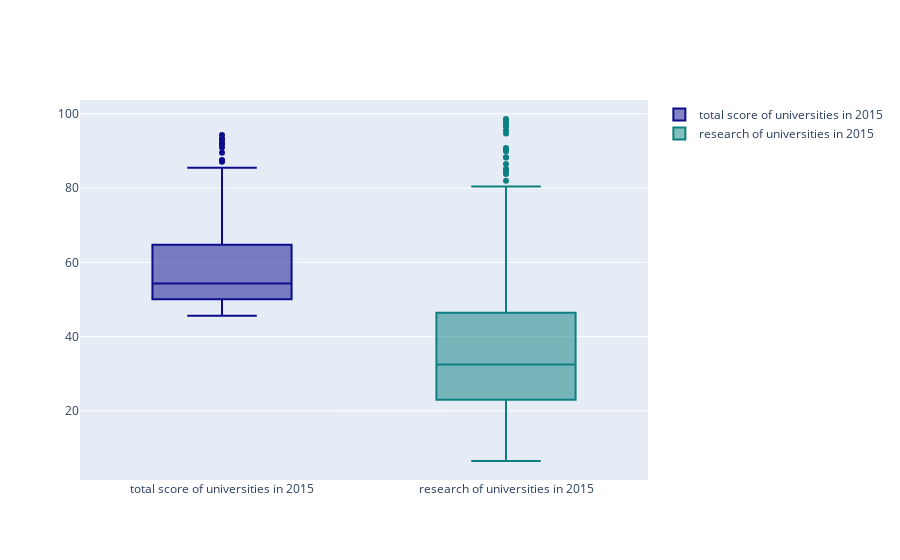

Source (notebook cell):
### Markdown cell above
# Box plot

### Code cell
x2015 = df[df.year==2015]

trace0 = go.Box(
                y=x2015.total_score,
                name='total score of universities in 2015',
                marker=dict(
                            color='rgb(12,12,140)'))
trace1 = go.Box(
                y=x2015.research,
                name='research of universities in 2015',
                marker=dict(
                            color='rgb(12,128,128)'))
data = [trace0, trace1]
iplot(data)

### Figure 1 — Plotly figure (JSON) as saved in the notebook; plotly's stock layout.template omitted (floating-point values rounded to 4 significant figures; data arrays with more than 128 entries replaced by an {"elided": "..."} marker saying what was removed)
{"data": [{"marker": {"color": "rgb(12,12,140)"}, "name": "total score of universities in 2015", "type": "box", "y": {"elided": "401 str values"}}, {"marker": {"color": "rgb(12,128,128)"}, "name": "research of universities in 2015", "type": "box", "y": {"elided": "401 float values"}}], "layout": {}}
